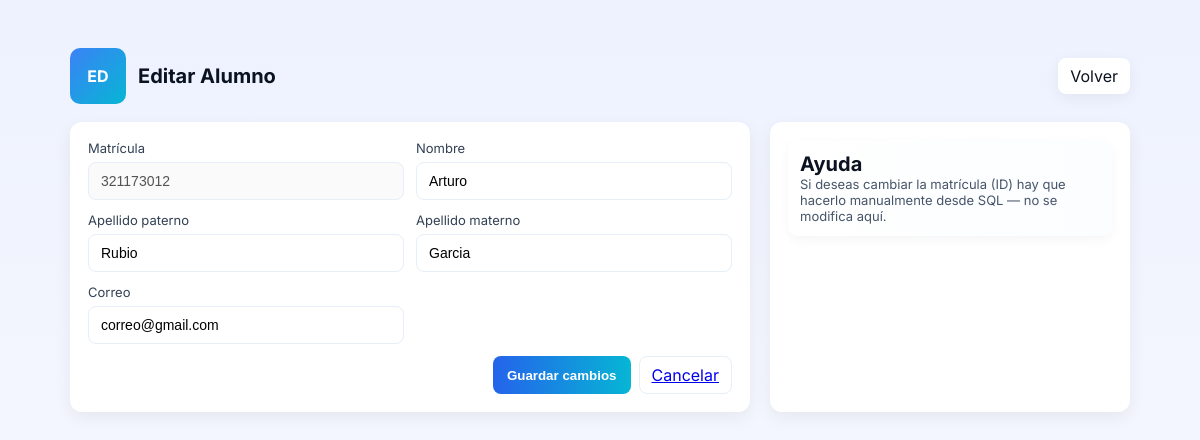
Page /editar_alumno.php?matricula=321173012 on the committed database.
### tables this page shows
CREATE TABLE `alumnos` (
  `matricula` varchar(20) NOT NULL,
  `nombre` varchar(100) NOT NULL,
  `apellido_paterno` varchar(100) NOT NULL,
  `apellido_materno` varchar(100) DEFAULT NULL,
  `correo` varchar(150) DEFAULT NULL,
  `carrera` varchar(100) DEFAULT NULL
);

### editar_alumno.php (the view, shortened to what this page needs)
<?php
include_once("conexion.php");
$mat = $_GET['matricula'];
$stmt = $conn->prepare("SELECT matricula,nombre,apellido_paterno,apellido_materno,correo FROM alumnos WHERE matricula=?");
$stmt->bind_param("s",$mat);
$stmt->execute();
$res = $stmt->get_result();
$al = $res->fetch_assoc();
?>
<!DOCTYPE html>
<html lang="es">
<head>
  <link rel="stylesheet" href="estilo.css">
</head>
<body>
<div class="container">
  <div class="header">
    <div class="brand"><div class="logo">ED</div><div><h1>Editar Alumno</h1></div></div>
    <div class="nav"><a href="listar_alumnos.php">Volver</a></div>
  </div>
  <div class="grid">
    <div class="card">
      <form method="post" class="form-grid">
        <div><label>Matrícula</label><input type="text" value="<?= htmlspecialchars($al['matricula']) ?>" disabled></div>
        <div><label>Nombre</label><input type="text" name="nombre" value="<?= htmlspecialchars($al['nombre']) ?>" required></div>
        <div><label>Apellido paterno</label><input type="text" name="apellido_paterno" value="<?= htmlspecialchars($al['apellido_paterno']) ?>" required></div>
        <div><label>Apellido materno</label><input type="text" name="apellido_materno" value="<?= htmlspecialchars($al['apellido_materno']) ?>"></div>
        <div><label>Correo</label><input type="email" name="correo" value="<?= htmlspecialchars($al['correo']) ?>"></div>
        <div style="grid-column:span 2; display:flex; gap:8px; justify-content:flex-end">
          <button class="primary" type="submit">Guardar cambios</button>
          <a class="button-ghost" href="listar_alumnos.php">Cancelar</a>
        </div>
      </form>
    </div>
    <aside class="card">
      <div class="stat-item">
        <h3>Ayuda</h3>
        <p>Si deseas cambiar la matrícula (ID) hay que hacerlo manualmente desde SQL — no se modifica aquí.</p>
      </div>
    </aside>
  </div>
</div>
</body>
</html>

### estilo.css (style rules this page uses)
* { box-sizing:border-box; margin:0; padding:0; }
body { font-family: 'Inter', system-ui, -apple-system, "Segoe UI", Roboto, "Helvetica Neue", Arial; background: linear-gradient(180deg,#eef2ff,#f8fafc); color:#0f172a; min-height:100vh; }
.container { max-width:1100px; margin:28px auto; padding:20px; }
.header { display:flex; justify-content:space-between; align-items:center; gap:12px; margin-bottom:18px; }
.brand { display:flex; gap:12px; align-items:center; }
.logo { width:56px; height:56px; background:linear-gradient(135deg,#3b82f6,#06b6d4); border-radius:10px; display:flex; align-items:center; justify-content:center; color:white; font-weight:700; }
h1 { font-size:20px; color:#0b1220; }
.nav { display:flex; gap:8px; }
.nav a { text-decoration:none; background:#fff; padding:8px 12px; border-radius:8px; color:#0b1220; box-shadow:0 4px 16px rgba(2,6,23,0.06); }
.grid { display:grid; grid-template-columns: 1fr 360px; gap:20px; }
.card { background:#fff; border-radius:12px; padding:18px; box-shadow: 0 6px 18px rgba(2,6,23,0.06); }
.form-grid { display:grid; grid-template-columns: repeat(auto-fit, minmax(220px,1fr)); gap:12px; }
label { font-size:13px; color:#334155; margin-bottom:6px; display:block; }
input[type="text"], input[type="email"], select, input[type="date"] { width:100%; padding:10px 12px; border-radius:8px; border:1px solid #e6eef8; font-size:14px; }
button.primary { background: linear-gradient(90deg,#2563eb,#06b6d4); color:#fff; padding:10px 14px; border-radius:8px; border:none; cursor:pointer; font-weight:600; }
.button-ghost { background:transparent; border:1px solid #e6eef8; padding:8px 12px; border-radius:8px; }
.stat-item { background:linear-gradient(90deg,#fff,#fbfdff); padding:12px; border-radius:10px; box-shadow:0 4px 12px rgba(2,6,23,0.04); }
.stat-item h3 { font-size:20px; color:#0b1220; }
.stat-item p { color:#475569; font-size:13px; }

### rows in the picture
alumnos: matricula "321173012", nombre "Arturo", apellido_paterno "Rubio", apellido_materno "Garcia", correo "correo@gmail.com"
